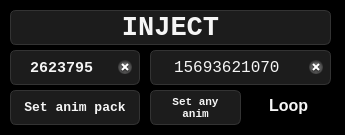
<?xml version="1.0" encoding="UTF-8"?>
<ui version="4.0">
 <class>MainWindow</class>
 <widget class="QMainWindow" name="MainWindow">
  <property name="geometry">
   <rect>
    <x>0</x>
    <y>0</y>
    <width>345</width>
    <height>135</height>
   </rect>
  </property>
  <property name="sizePolicy">
   <sizepolicy hsizetype="Fixed" vsizetype="Fixed">
    <horstretch>0</horstretch>
    <verstretch>0</verstretch>
   </sizepolicy>
  </property>
  <property name="minimumSize">
   <size>
    <width>345</width>
    <height>135</height>
   </size>
  </property>
  <property name="maximumSize">
   <size>
    <width>345</width>
    <height>135</height>
   </size>
  </property>
  <property name="baseSize">
   <size>
    <width>345</width>
    <height>135</height>
   </size>
  </property>
  <property name="font">
   <font>
    <family>Consolas</family>
   </font>
  </property>
  <property name="mouseTracking">
   <bool>false</bool>
  </property>
  <property name="windowTitle">
   <string>RobloHck 3000</string>
  </property>
  <property name="windowOpacity">
   <double>0.900000000000000</double>
  </property>
  <property name="styleSheet">
   <string notr="true">QWidget {
    background-color: black;
    color: whitesmoke;
}

QPushButton, QLineEdit {
    background-color: #1c1c1c;
    color: whitesmoke;
    border: 1px solid #333333;
    border-radius: 6px;
    padding: 4px;
}

QPushButton:focus, QLineEdit:focus {
    border: 1px solid whitesmoke;
}

QPushButton:hover {
    background-color: #333333;
}

QWidget:disabled {
    color: #555555;
    background-color: #121212;
    border-color: #222222;
}

QToolTip {
    background-color: black;
    color: whitesmoke;
    border-radius: 0px;
}</string>
  </property>
  <property name="locale">
   <locale language="English" country="UnitedStates"/>
  </property>
  <widget class="QWidget" name="centralwidget">
   <property name="sizePolicy">
    <sizepolicy hsizetype="Fixed" vsizetype="Fixed">
     <horstretch>0</horstretch>
     <verstretch>0</verstretch>
    </sizepolicy>
   </property>
   <property name="font">
    <font>
     <family>Consolas</family>
    </font>
   </property>
   <property name="mouseTracking">
    <bool>false</bool>
   </property>
   <widget class="QPushButton" name="INJECT">
    <property name="geometry">
     <rect>
      <x>10</x>
      <y>10</y>
      <width>321</width>
      <height>35</height>
     </rect>
    </property>
    <property name="sizePolicy">
     <sizepolicy hsizetype="Fixed" vsizetype="Fixed">
      <horstretch>0</horstretch>
      <verstretch>0</verstretch>
     </sizepolicy>
    </property>
    <property name="font">
     <font>
      <family>Consolas</family>
      <pointsize>20</pointsize>
      <weight>75</weight>
      <bold>true</bold>
     </font>
    </property>
    <property name="mouseTracking">
     <bool>true</bool>
    </property>
    <property name="toolTip">
     <string>Press it before using cheat and after joining game</string>
    </property>
    <property name="toolTipDuration">
     <number>-1</number>
    </property>
    <property name="styleSheet">
     <string notr="true"/>
    </property>
    <property name="text">
     <string>INJECT</string>
    </property>
   </widget>
   <widget class="QLineEdit" name="AnimPackId">
    <property name="geometry">
     <rect>
      <x>10</x>
      <y>50</y>
      <width>130</width>
      <height>35</height>
     </rect>
    </property>
    <property name="font">
     <font>
      <family>Consolas</family>
      <pointsize>11</pointsize>
      <weight>75</weight>
      <bold>true</bold>
     </font>
    </property>
    <property name="mouseTracking">
     <bool>true</bool>
    </property>
    <property name="toolTip">
     <string>Animation pack id</string>
    </property>
    <property name="toolTipDuration">
     <number>-1</number>
    </property>
    <property name="autoFillBackground">
     <bool>false</bool>
    </property>
    <property name="styleSheet">
     <string notr="true"/>
    </property>
    <property name="text">
     <string>2623795</string>
    </property>
    <property name="maxLength">
     <number>10</number>
    </property>
    <property name="cursorPosition">
     <number>0</number>
    </property>
    <property name="alignment">
     <set>Qt::AlignCenter</set>
    </property>
    <property name="placeholderText">
     <string>Animation pack id</string>
    </property>
    <property name="clearButtonEnabled">
     <bool>true</bool>
    </property>
    <property name="minimum" stdset="0">
     <number>0</number>
    </property>
    <property name="maximum" stdset="0">
     <number>0</number>
    </property>
    <property name="value" stdset="0">
     <number>0</number>
    </property>
   </widget>
   <widget class="QLineEdit" name="AnyAnimId">
    <property name="geometry">
     <rect>
      <x>150</x>
      <y>50</y>
      <width>181</width>
      <height>35</height>
     </rect>
    </property>
    <property name="font">
     <font>
      <family>Consolas</family>
      <pointsize>12</pointsize>
      <weight>50</weight>
      <bold>false</bold>
     </font>
    </property>
    <property name="mouseTracking">
     <bool>true</bool>
    </property>
    <property name="toolTip">
     <string>Any anim id</string>
    </property>
    <property name="toolTipDuration">
     <number>-1</number>
    </property>
    <property name="autoFillBackground">
     <bool>false</bool>
    </property>
    <property name="styleSheet">
     <string notr="true"/>
    </property>
    <property name="text">
     <string>15693621070</string>
    </property>
    <property name="maxLength">
     <number>20</number>
    </property>
    <property name="frame">
     <bool>true</bool>
    </property>
    <property name="alignment">
     <set>Qt::AlignCenter</set>
    </property>
    <property name="placeholderText">
     <string>Any anim id</string>
    </property>
    <property name="clearButtonEnabled">
     <bool>true</bool>
    </property>
    <property name="minimum" stdset="0">
     <number>-1000</number>
    </property>
    <property name="maximum" stdset="0">
     <number>1000</number>
    </property>
    <property name="value" stdset="0">
     <number>70</number>
    </property>
   </widget>
   <widget class="QPushButton" name="SetPack">
    <property name="geometry">
     <rect>
      <x>10</x>
      <y>90</y>
      <width>130</width>
      <height>35</height>
     </rect>
    </property>
    <property name="sizePolicy">
     <sizepolicy hsizetype="Fixed" vsizetype="Fixed">
      <horstretch>0</horstretch>
      <verstretch>0</verstretch>
     </sizepolicy>
    </property>
    <property name="font">
     <font>
      <family>Consolas</family>
      <pointsize>10</pointsize>
      <weight>75</weight>
      <bold>true</bold>
     </font>
    </property>
    <property name="mouseTracking">
     <bool>true</bool>
    </property>
    <property name="toolTip">
     <string>Sets animation pack</string>
    </property>
    <property name="toolTipDuration">
     <number>-1</number>
    </property>
    <property name="styleSheet">
     <string notr="true"/>
    </property>
    <property name="text">
     <string>Set anim pack</string>
    </property>
   </widget>
   <widget class="QPushButton" name="SetAnyAnim">
    <property name="geometry">
     <rect>
      <x>150</x>
      <y>90</y>
      <width>91</width>
      <height>35</height>
     </rect>
    </property>
    <property name="sizePolicy">
     <sizepolicy hsizetype="Fixed" vsizetype="Fixed">
      <horstretch>0</horstretch>
      <verstretch>0</verstretch>
     </sizepolicy>
    </property>
    <property name="font">
     <font>
      <family>Consolas</family>
      <pointsize>8</pointsize>
      <weight>75</weight>
      <bold>true</bold>
      <kerning>true</kerning>
     </font>
    </property>
    <property name="mouseTracking">
     <bool>true</bool>
    </property>
    <property name="toolTip">
     <string>Sets any animation</string>
    </property>
    <property name="toolTipDuration">
     <number>-1</number>
    </property>
    <property name="styleSheet">
     <string notr="true"/>
    </property>
    <property name="text">
     <string>Set any
anim</string>
    </property>
   </widget>
   <widget class="QCheckBox" name="Loop">
    <property name="enabled">
     <bool>true</bool>
    </property>
    <property name="geometry">
     <rect>
      <x>250</x>
      <y>90</y>
      <width>81</width>
      <height>31</height>
     </rect>
    </property>
    <property name="sizePolicy">
     <sizepolicy hsizetype="Fixed" vsizetype="Fixed">
      <horstretch>0</horstretch>
      <verstretch>0</verstretch>
     </sizepolicy>
    </property>
    <property name="font">
     <font>
      <pointsize>12</pointsize>
      <weight>75</weight>
      <bold>true</bold>
     </font>
    </property>
    <property name="toolTip">
     <string>Loop any anim</string>
    </property>
    <property name="styleSheet">
     <string notr="true"/>
    </property>
    <property name="text">
     <string>Loop</string>
    </property>
   </widget>
  </widget>
 </widget>
 <resources/>
 <connections/>
</ui>
